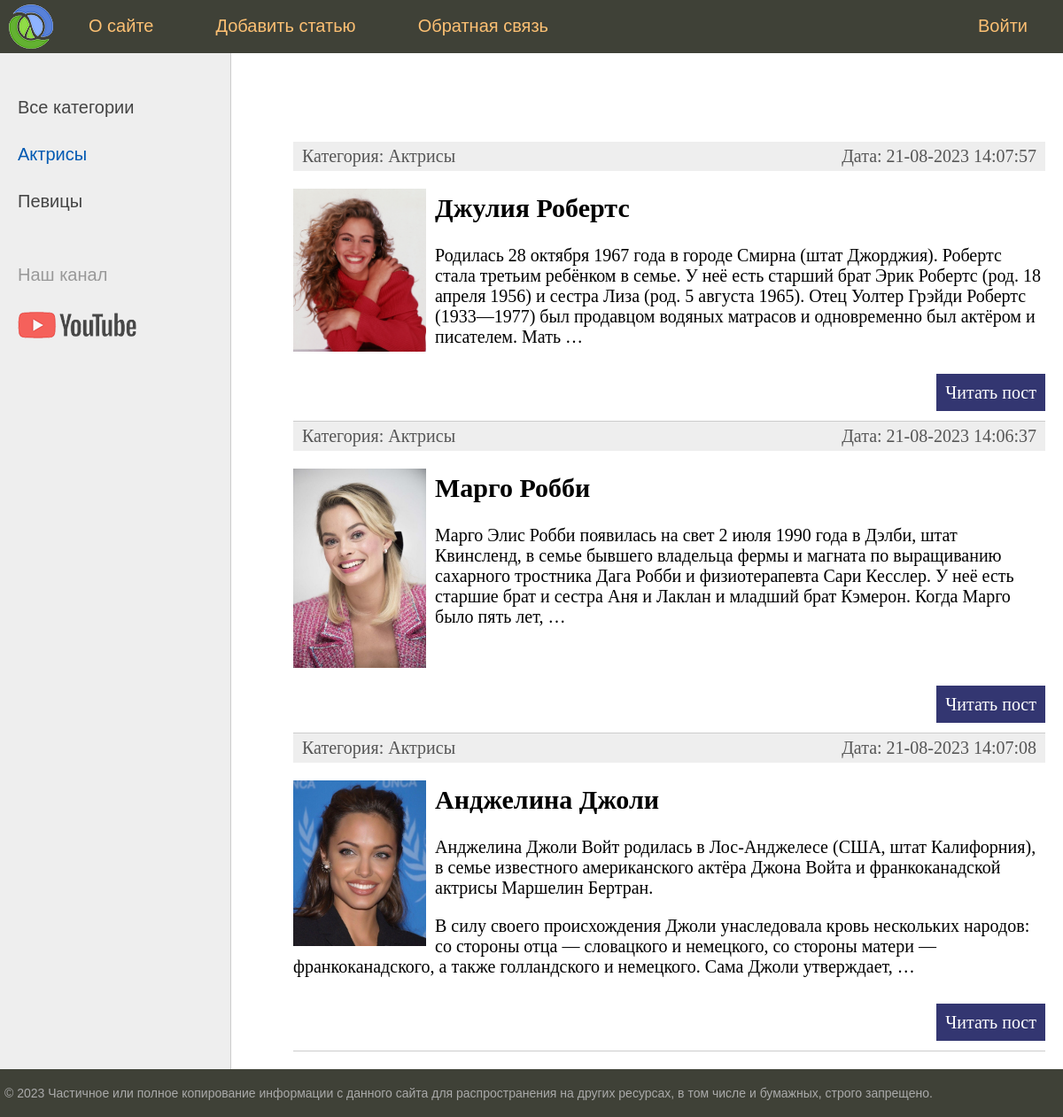
Screenshot of /category/aktrisy/ with the database file from the repository.
### women/models.py (models this page shows, shortened)
class Category(models.Model):
    name = models.CharField(max_length=100, db_index=True, verbose_name='Категория')
    slug = models.SlugField(max_length=255, unique=True, db_index=True, verbose_name="URL")
    def __str__(self):
        return self.name
    def get_absolute_url(self):
        return reverse('category', kwargs={'cat_slug': self.slug})
    class Meta:
        verbose_name = 'Категории'
        verbose_name_plural = 'Категории'
        ordering = ['id']

class Women(models.Model):
    title = models.CharField(max_length=255, verbose_name='Заголовок')
    slug = models.SlugField(max_length=255, unique=True, db_index=True, verbose_name="URL")
    content = models.TextField(blank=True, verbose_name='Текст статьи')
    photo = models.ImageField(upload_to="photos/%Y/%m/%d/", verbose_name='Фото')
    time_create = models.DateTimeField(auto_now_add=True, verbose_name='Время создания')
    time_update = models.DateTimeField(auto_now=True, verbose_name='Время изменения')
    is_published = models.BooleanField(default=True, verbose_name='Публикация')
    cat = models.ForeignKey('Category', on_delete=models.PROTECT, verbose_name='Категория')
    def get_absolute_url(self):
        return reverse('post', kwargs={'post_slug': self.slug})
    class Meta:
        verbose_name = 'Известные женщины'
        verbose_name_plural = 'Известные женщины'
        ordering = ['-time_create', 'title']

### women/views.py (the view)
# urls.py: path('category/<slug:cat_slug>/', WomenCategory.as_view(), name='category')
class WomenCategory(ListView):
    model = Women
    template_name = 'women/index.html'
    context_object_name = 'posts'
    allow_empty = False
    def get_queryset(self):
        return Women.objects.filter(cat__slug=self.kwargs['cat_slug'], is_published=True)
    def get_context_data(self, *, object_list=None, **kwargs):
        context = super().get_context_data(**kwargs)
        context['title'] = 'Категория - ' + str(context['posts'][0].cat)
        context['menu'] = menu
        context['cat_selected'] = context['posts'][0].cat_id
        return context

### women/templatetags/women_tags.py (called while the page is built)
@register.inclusion_tag('women/list_categories.html')
def show_categories(sort=None, cat_selected=0):
    if not sort:
        cats = Category.objects.all()
    else:
        cats = Category.objects.order_by(sort)
    return {"cats": cats, "cat_selected": cat_selected}

### women/templates/women/index.html (shortened to what this page needs)
{% extends 'women/base.html' %}
{% block content %}
<ul class="list-articles">
	{% for p in posts %}
			<li><div class="article-panel">
	<p class="first">Категория: {{p.cat}}</p>
	<p class="last">Дата: {{p.time_update|date:"d-m-Y H:i:s"}}</p>
</div>
{% if p.photo %}
    <p><img class="img-article-left thumb" src="{{p.photo.url}}"></p>
{% endif %}
				<h2>{{p.title}}</h2>
	{% autoescape on %}
	{{p.content|linebreaks|truncatewords:50}}
	{% endautoescape %}
			<p class="link-read-post"><a href="{{ p.get_absolute_url }}">Читать пост</a></p>
			</li>
	{% endfor %}
</ul>
{% endblock %}

### women/templates/women/list_categories.html
{% for c in cats %}
	{% if c.pk == cat_selected %}
		<li class="selected">{{c.name}}</li>
	{% else %}
		<li><a href="{{ c.get_absolute_url }}">{{c.name}}</a></li>
	{% endif %}
{% endfor %}

### women/static/women/css/styles.css (style rules this page uses)
html, body { font-family: 'Arial'; margin: 0; padding: 0; height: 100%; width: 100%; color: #444; }
a { color: #0059b2; text-decoration: none; }
img { max-width: 600px; height: auto; }
img.img-article-left { max-width: 300px; height: auto; float: left; padding: 0 10px 10px 0; }
img.img-article-left.thumb { max-width: 150px; height: auto; }
p.link-read-post { text-align: right; }
p.link-read-post a { padding: 10px; min-width: 100px; background: #333671; color: #fff; text-decoration: none; }
div.article-panel { background: #eee; padding: 5px 10px 5px 10px; box-sizing: border-box; overflow: hidden; color: #555; }
div.article-panel p.first { margin: 0; float: left; }
div.article-panel p.last { margin: 0; float: right; }
ul.list-articles { list-style: none; margin: 0; padding: 0; }
ul.list-articles li { border-bottom: 1px solid #ccc; }
.left-chapters ul li { margin: 30px 0 0 0; color: #999; }
.left-chapters ul li.selected { color: #0059b2; }
.left-chapters ul li a { color: #444; text-decoration: none; }

### rows the page displays
Category: name "Актрисы"
Category: name "Певицы"
Women: cat "Актрисы", time_update "21-08-2023 14:07:57", photo (picture), title "Джулия Робертс", content "Родилась 28 октября 1967 года в городе Смирна (штат Джорджия). Робертс стала третьим ребёнком в семье. У неё есть старший брат Эрик Робертс (род. 18 апреля 1956) и сестра Лиза (род. 5 августа 1965). Отец Уолтер Грэйди Робертс (1933—1977) был продавцом водяных матрасов и одновременно был актёром и писателем. Мать …"
Women: cat "Актрисы", time_update "21-08-2023 14:06:37", photo (picture), title "Марго Робби", content "Марго Элис Робби появилась на свет 2 июля 1990 года в Дэлби, штат Квинсленд, в семье бывшего владельца фермы и магната по выращиванию сахарного тростника Дага Робби и физиотерапевта Сари Кесслер. У неё есть старшие брат и сестра Аня и Лаклан и младший брат Кэмерон. Когда Марго было пять лет, …"
Women: cat "Актрисы", time_update "21-08-2023 14:07:08", photo (picture), title "Анджелина Джоли", content "Анджелина Джоли Войт родилась в Лос-Анджелесе (США, штат Калифорния), в семье известного американского актёра Джона Войта и франкоканадской актрисы Маршелин Бертран. В силу своего происхождения Джоли унаследовала кровь нескольких народов: со стороны отца — словацкого и немецкого, со стороны матери — франкоканадского, а также голландского и немецкого. Сама Джоли утверждает, …"

### other values shown
{{ m.title }} "О сайте" "Добавить статью" "Обратная связь"
{{ m.title }} "Войти"
